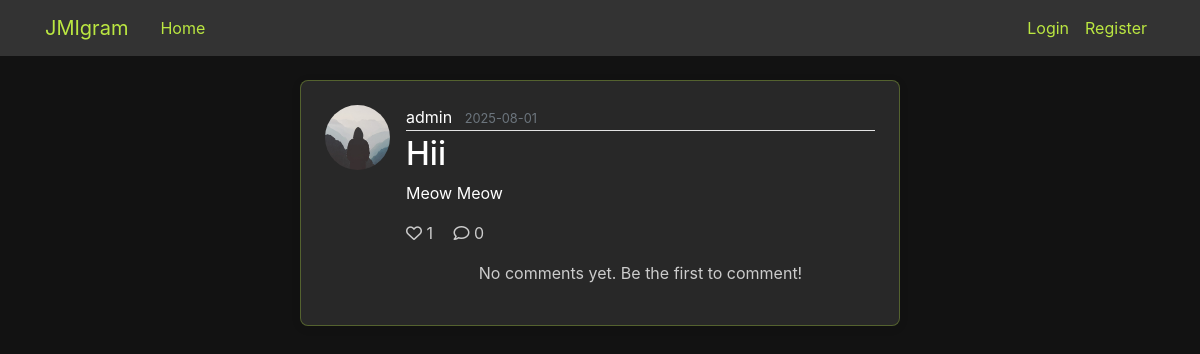
/post/1, run on the app's committed database.
### flaskblog/models.py (models this page shows, shortened)
class User(db.Model, UserMixin):
    id = db.Column(db.Integer, primary_key=True)
    username = db.Column(db.String(20), unique=True, nullable=False)
    email = db.Column(db.String(120), unique=True, nullable=False)
    image_file = db.Column(db.String(20), nullable=False, default='default.jpg')
    password = db.Column(db.String(60), nullable=False)
    is_admin = db.Column(db.Boolean, default=False)
    role = db.Column(db.String(30), default="Student")
    email_verified = db.Column(db.Boolean, default=False)
    verification_token = db.Column(db.String(100), nullable=True)
    token_created_at = db.Column(db.DateTime, nullable=True)
    posts = db.relationship('Post', backref='author', lazy=True)
    likes = db.relationship('Like', backref='user', lazy=True, cascade='all, delete-orphan')
    comments = db.relationship('Comment', backref='author', lazy=True, cascade='all, delete-orphan')

class Post(db.Model):
    id = db.Column(db.Integer, primary_key=True)
    is_under_review = db.Column(db.Boolean, default=False)
    title = db.Column(db.String(100), nullable=False)
    content = db.Column(db.Text, nullable=True)
    image_file = db.Column(db.String(120), nullable=True)
    date_posted = db.Column(db.DateTime, nullable=False, default=datetime.utcnow)
    user_id = db.Column(db.Integer, db.ForeignKey('user.id'), nullable=False)
    likes = db.relationship('Like', backref='post', lazy='dynamic', cascade='all, delete-orphan')
    comments = db.relationship('Comment', backref='post', lazy='dynamic', cascade='all, delete-orphan')
    def get_like_count(self):
        return self.likes.count()
    def get_comment_count(self):
        return self.comments.count()

### flaskblog/routes.py (the view)
@app.route("/post/<int:post_id>")
def post(post_id):
    post = Post.query.get_or_404(post_id)
    if post.is_under_review and not (current_user.is_authenticated and (current_user.is_admin or current_user.role == 'Police')):
        abort(404)
    form = EmptyForm()
    return render_template('post.html', title=post.title, post=post, form=form)

### flaskblog/routes.py (called while the page is built)
@app.before_request
def check_email_verification():
    if (current_user.is_authenticated and
        not current_user.email_verified and
        request.endpoint not in ['verify_email', 'resend_verification', 'logout', 'static', 'verify_email_prompt']):
        flash('Please verify your email address to access this feature.', 'warning')
        return redirect(url_for('verify_email_prompt'))

### flaskblog/templates/post.html (shortened to what this page needs)
{% extends "layout.html" %}
{% block content %}
  <article class="media content-section">
    <img class="rounded-circle article-img"
         src="{{ url_for('static', filename='profile_pic/' + post.author.image_file) }}">
    <div class="media-body">
      <div class="article-metadata">
        <a class="mr-2"
           href="{{url_for('user_posts',username=post.author.username)}}">
          {{ post.author.username }}
        </a>
        <small class="text-muted">{{ post.date_posted.strftime('%Y-%m-%d') }}</small>
      </div>
      <h2 class="article-title">{{ post.title }}</h2>
      {% if post.content %}
        <p class="article-content" style="color:white">{{ post.content }}</p>
      {% endif %}
      {% if current_user.is_authenticated %}
        <div class="post-actions mt-3 mb-3">
          <button class="btn btn-link like-btn p-0 mr-3"
                  data-post-id="{{ post.id }}"
                  style="color: white; text-decoration: none;">
            {% if current_user.has_liked_post(post) %}
              <i class="fas fa-heart" style="color: #e91e63;"></i>
            {% else %}
              <i class="far fa-heart" style="color: white;"></i>
            {% endif %}
            <span class="like-count ml-1">{{ post.get_like_count() }}</span>
          </button>
          <button class="btn btn-link p-0 mr-3"
                  onclick="toggleCommentSection()"
                  style="color: white; text-decoration: none;">
            <i class="far fa-comment" style="color: white;"></i>
            <span class="ml-1">{{ post.get_comment_count() }}</span>
          </button>
        </div>
      {% else %}
        <div class="post-actions mt-3 mb-3">
          <span style="color: #ccc;">
            <i class="far fa-heart"></i> {{ post.get_like_count() }}
            <i class="far fa-comment ml-3"></i> {{ post.get_comment_count() }}
          </span>
        </div>
      {% endif %}
      <div class="comments-section" id="commentsSection">
        {% if post.get_comment_count() == 0 %}
          <div class="text-center text-muted mt-3">
            <p style="color: #ccc;">No comments yet. Be the first to comment!</p>
          </div>
        {% endif %}
      </div>
    </div>
  </article>
  <link rel="stylesheet" href="https://cdnjs.cloudflare.com/ajax/libs/font-awesome/6.0.0/css/all.min.css">
{% endblock content %}

### flaskblog/static/main.css (style rules this page uses)
body { background: #fafafa; color: #333333; margin-top: 5rem; }
h1, h2, h3, h4, h5, h6 { color: #444444; }
.content-section { background: #282828 !important; padding: 10px 20px; border: 1px solid #bbe741; border-radius: 3px; margin-bottom: 20px; }
.article-title { color: white; }
.article-content { white-space: pre-line; }
.article-img { height: 65px; width: 65px; margin-right: 16px; }
.article-metadata { padding-bottom: 1px; margin-bottom: 4px; border-bottom: 1px solid #e3e3e3 }
.content-section { margin-bottom: 30px; box-shadow: 0 2px 10px rgba(0, 0, 0, 0.1); }

### flaskblog/static/main1.css (style rules this page uses)
.content-section { border-radius: 10px; background-color: #282828; }

### flaskblog/templates/layout.html (style rules this page uses)
label, .form-control, .form-check-label, .form-check-input, .btn, small, a { color: white; }
.content-section { width: 100%; max-width: 600px; margin: 0 auto 2rem auto !important; padding: 1.5rem; background-color: rgba(30, 30, 30, 0.5); border-radius: 8px; border: 1px solid rgba(187, 231, 65, 0.3); }
article.content-section { margin-bottom: 2rem !important; padding: 1.5rem !important; }

### data on the page
User: image_file (placeholder picture), author.username "admin"
Post: date_posted "2025-08-01", title "Hii", content "Meow Meow"

### other printed values
{{ post.get_like_count() }} "1"
{{ post.get_comment_count() }} "0"
